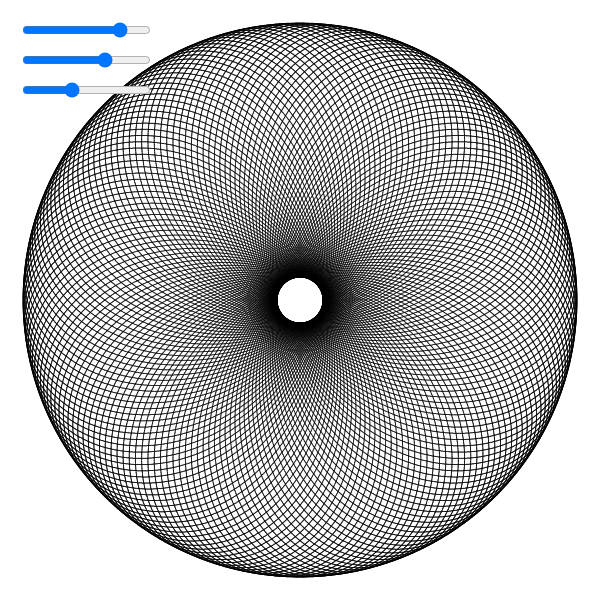
Frame 1 (no input)
Frame 2 (the mouse pressed at the canvas centre, redrawn once): identical to frame 1, image omitted

The p5.js sketch that drew this single still picture (run headless with seeded random() and noise() and a simulated clock; the mouse was pressed at the canvas centre and the sketch redrawn once):

// p5.js sketch
// ── sketch.js
var a = 200; //circle radius
var b = 50;
var h = 50;

function preload(){}

function setup() {
  createCanvas(600, 600);
  stroke(0);
  fill(0);
//  frameRate(50);

  x = width/2;
  y = height/2;

  //noLoop();
 
  // create sliders
  aSlider = createSlider(0, 200, 160);
  aSlider.position(20, 20);
  bSlider = createSlider(0, 50, 33);
  bSlider.position(20, 50);
  hSlider = createSlider(0, 400, 150);
  hSlider.position(20, 80); 

  text("a", 165, 35);
  text("b", 165, 65);
  text("h", 165, 95);
  
}

function draw() {

  var a = aSlider.value();
  var b = bSlider.value();
  var h = hSlider.value();

  background(255);

  if((a-b)/b > 1)
  {
    max = (a-b)/b;
  }
  else
  {
    max = 1;
  }
  

  for(var t=0;t<=b*2*PI; t += 0.001)
  {
    point(x + (a-b)*cos(t) + h*cos(((a-b)/b)*t), x + (a-b)*sin(t) - h*sin(((a-b)/b)*t));
  }

  noLoop();
}

function mouseClicked() {
  loop();
}
